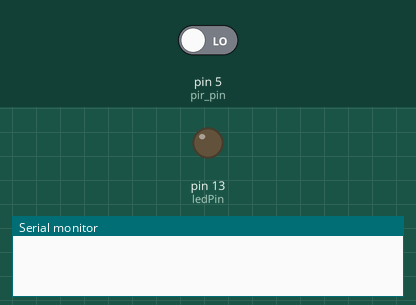
Simulated run of this sketch. Board: Arduino Uno, built with avr-gcc and run on an emulated ATmega328P. On the bench: output pins drawn as LEDs (lit = HIGH), the last lines printed to the serial monitor. Dashed ring = blinking. The inputs (shaded band) are chosen by the test bench; at power-on: pin 5 (pir_pin) LOW.

Above: at 1.2 s.
1.3 s: pin 5 (pir_pin) driven HIGH
At 1.39 s:
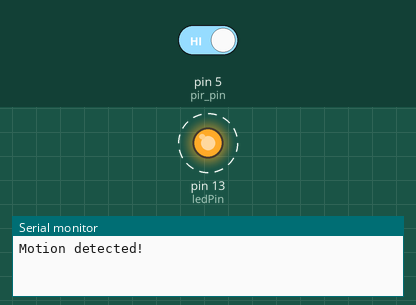
4.3 s: pin 5 (pir_pin) driven LOW
Timing chart, 0 to 13.3 s (numbered marks = the images above; inputs shaded):
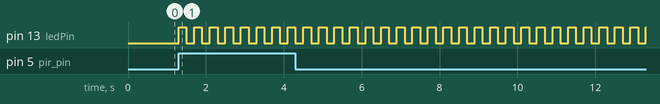

Measured:
- after the input at 1.3 s, pin 13 (ledPin): alternates HIGH for 0.20 s and LOW for 0.20 s, starting at once

The sketch:

Lab04_task1.ino
```cpp
const int pir_pin = 5;
const int ledPin =  LED_BUILTIN;

bool in_motion = false;
int ledState = LOW;
unsigned long previousMillis = 0;
const long interval = 200;
bool blinking = false;

void setup(){
    Serial.begin(9600);
    pinMode(pir_pin, INPUT);
    pinMode(ledPin, OUTPUT);
}

void loop(){
  unsigned long currentMillis = millis();
  if(digitalRead(pir_pin) == HIGH  &&  !in_motion){
      Serial.println("Motion detected!");
      in_motion = true;
      if (blinking == true){
        ledState = LOW;
        blinking = false;
        digitalWrite(ledPin, ledState);
      }
      else {
        blinking = true;
      }
    }

  if(digitalRead(pir_pin) == LOW  &&  in_motion){
    Serial.println("No movement anymore");
    in_motion = false;
    }

  if (blinking == true){
    if (currentMillis - previousMillis >= interval) {
      previousMillis = currentMillis;
      if (ledState == LOW) {
        ledState = HIGH;
      } else {
        ledState = LOW;
      }
      digitalWrite(ledPin, ledState);
    }
  }
}
```
